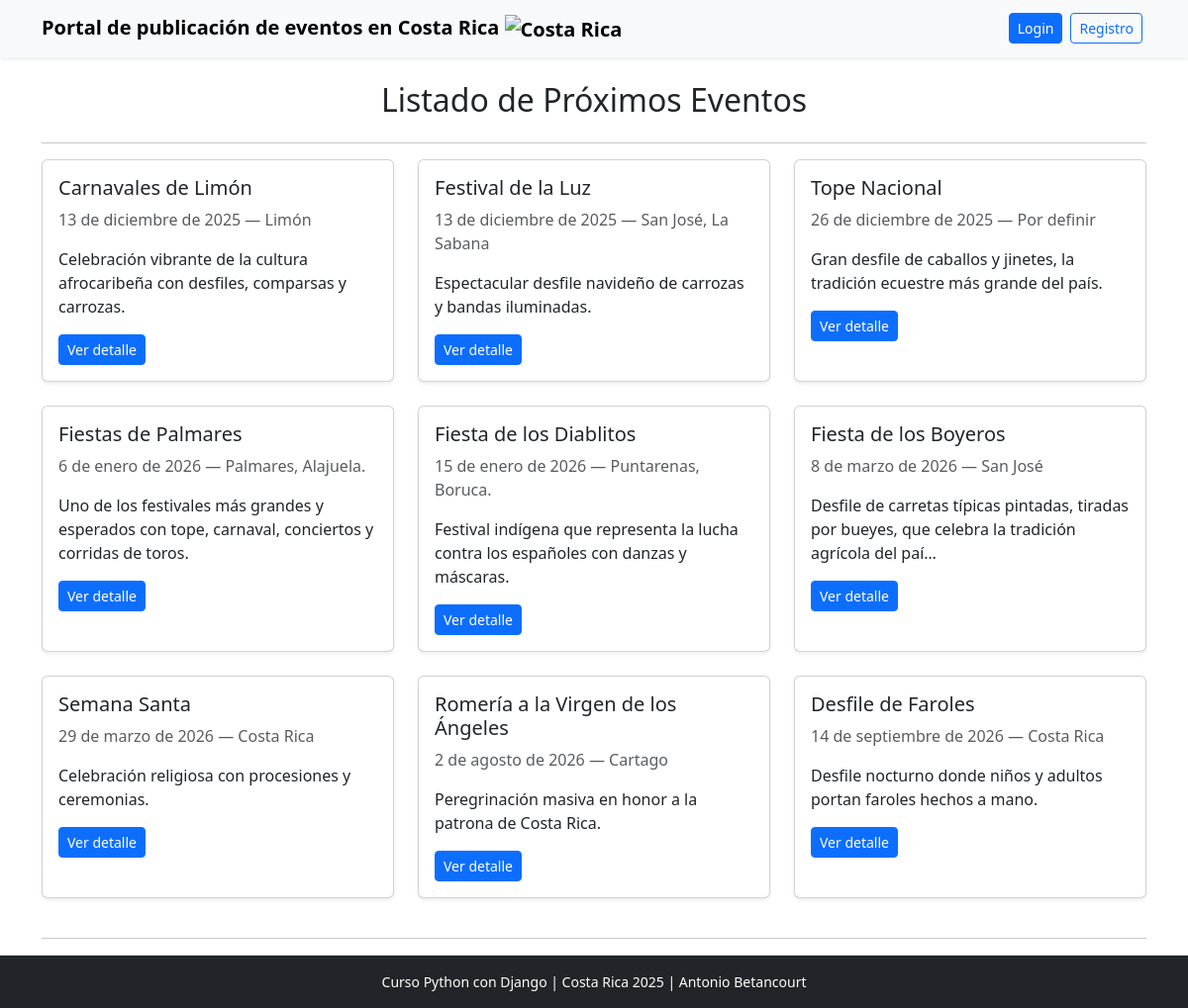
The app's page /, older data.
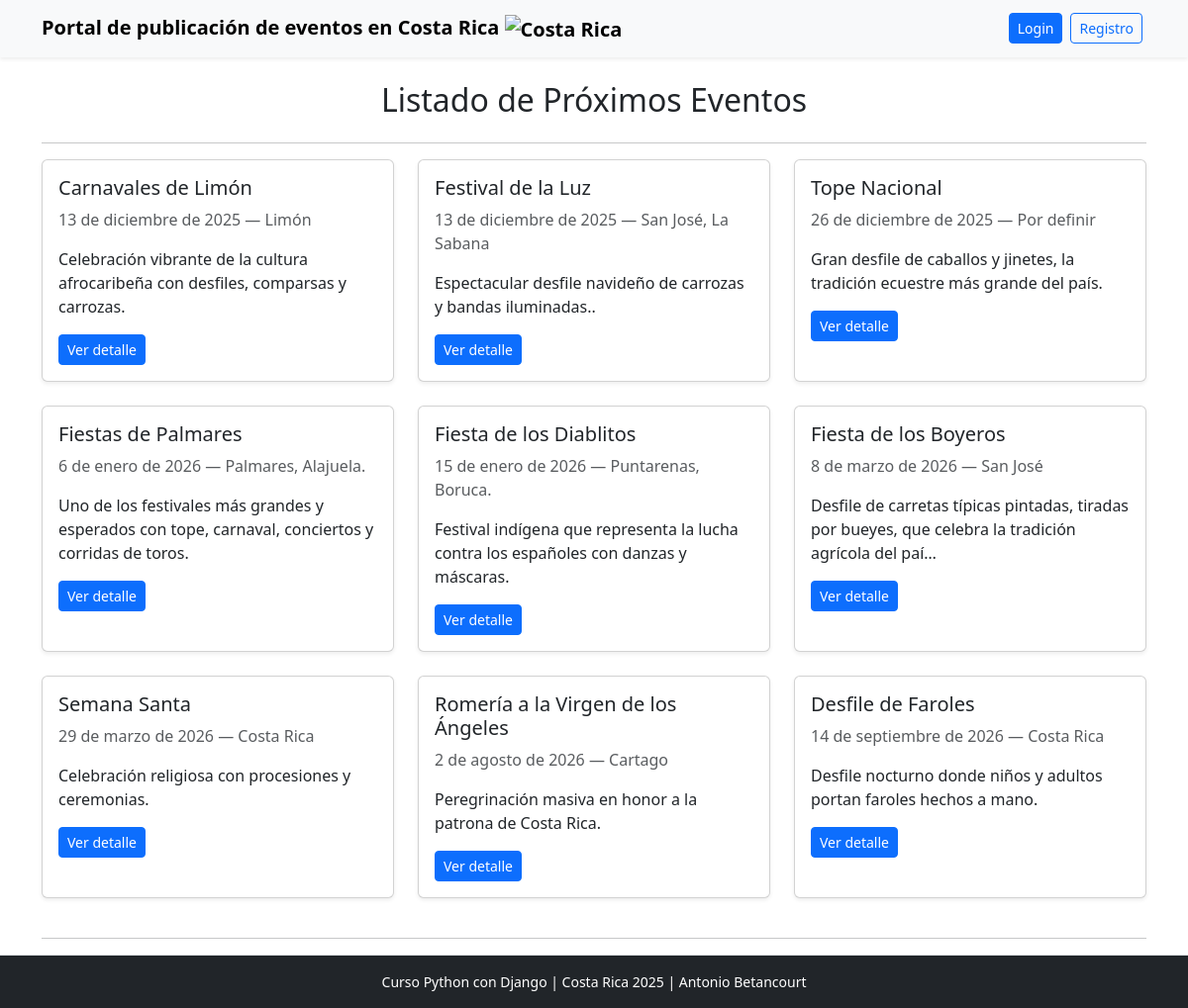
The same page, newer data.
### eventos_app/models.py (models this page shows, shortened)
class Evento(models.Model):
    titulo = models.CharField(max_length=200)
    descripcion = models.TextField()
    fecha = models.DateField()
    ubicacion = models.CharField(max_length=200)
    creado_por = models.ForeignKey(User, on_delete=models.CASCADE, related_name='eventos')
    creado_en = models.DateTimeField(auto_now_add=True)

### eventos_app/views.py (the view)
# urls.py: path('', views.index, name='index'),
def index(request):
    eventos = Evento.objects.order_by('fecha')
    return render(request, 'eventos_app/index.html', {'eventos': eventos})

### eventos_app/templates/eventos_app/index.html
{% extends 'eventos_app/base.html' %}
{% block content %}
<h2 class="mb-4 text-center"> Listado de Próximos Eventos</h2>
<hr>
{% if eventos %}
  <div class="row">
    {% for evento in eventos %}
      <div class="col-md-4 mb-4">
        <div class="card h-100 shadow-sm">
          <div class="card-body">
            <h5 class="card-title">{{ evento.titulo }}</h5>
            <p class="card-text text-muted">{{ evento.fecha }} — {{ evento.ubicacion }}</p>
            <p>{{ evento.descripcion|truncatechars:100 }}</p>
            <a href="{% url 'eventos_app:detalle' evento.pk %}" class="btn btn-primary btn-sm">Ver detalle</a>
          </div>
        </div>
      </div>
    {% endfor %}
  </div>
  <hr>
{% else %}
  <div class="alert alert-info text-center">No hay eventos aún.</div>
{% endif %}
{% endblock %}

Row changes from the older to the newer data that the page shows:
changed Evento "Festival de la Luz": descripcion "Espectacular desfile navideño de carrozas y bandas iluminadas." → "Espectacular desfile navideño de carrozas y bandas iluminadas.."
